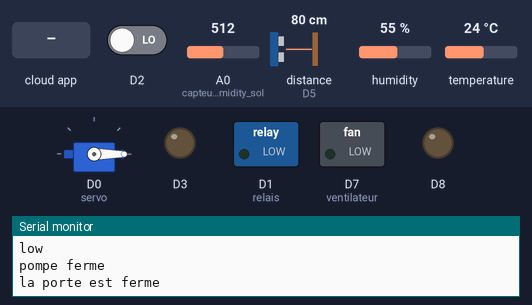
A sketch run on a simulated ESP8266 (NodeMCU). Shown: servo, switched loads named in the sketch (green lamp = pin HIGH), output pins drawn as LEDs (lit = HIGH), the last lines printed to the serial monitor. Inputs (shaded band) come from the test bench; at power-on: D2 LOW, A0 (capteur_humidity_sol) = 512, distance to the obstacle (sensor on D5) 80 cm, humidity 55 %, temperature 24 °C. The echo pulse lasts 58.3 µs per cm; WiFi joins after 1.5 s; servers stay silent unless stated; the Firebase database answers and starts empty.

Above: at 2.7 s.
2.8 s: the phone or cloud app sets ventil to 1
At 4.3 s:
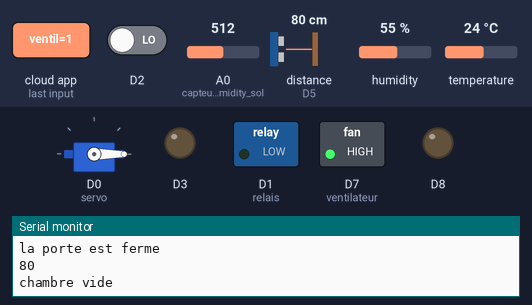
4.9 s: the phone or cloud app sets status to 1
At 5.6 s:
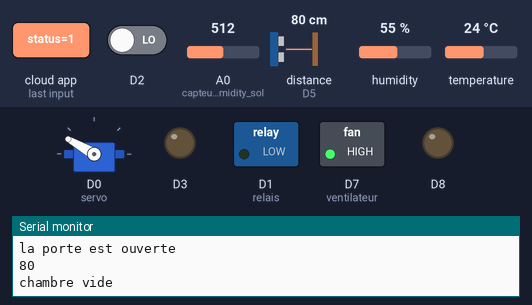
6.8 s: the phone or cloud app sets pompe to 1
At 8.2 s:
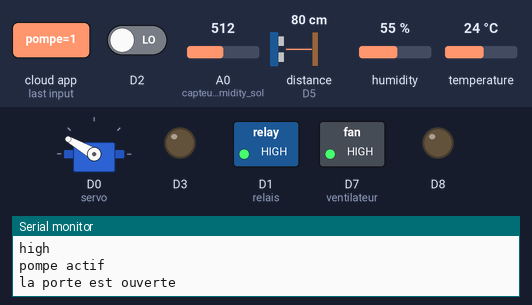
9.3 s: D2 driven HIGH
At 10.6 s:
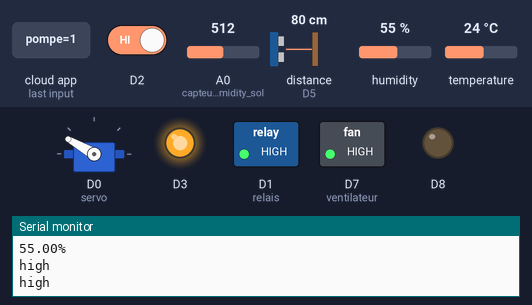
10.9 s: the phone or cloud app sets ventil to 0
At 12.0 s:
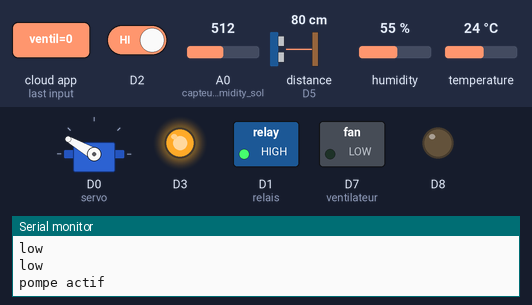
13.1 s: the phone or cloud app sets status to 0
At 14.5 s:
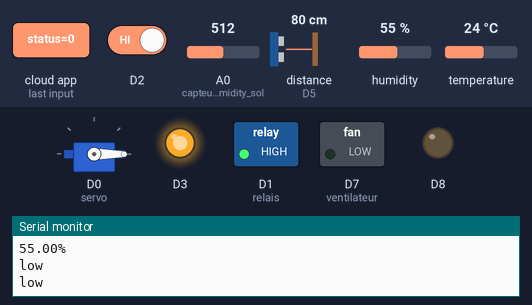
Timing chart, 0 to 16.0 s (numbered marks = the images above; inputs shaded):
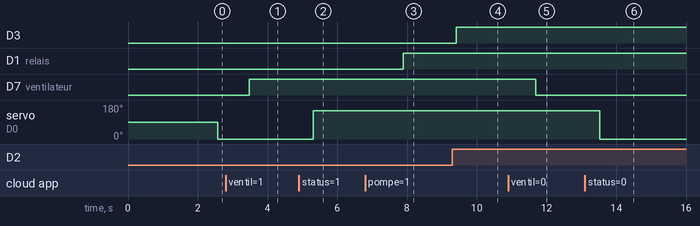

The sketch:

main.ino
```cpp
#include <DHT.h>
#include <Arduino.h>
#include <ESP8266WiFi.h>
#include <Firebase_ESP_Client.h>
#include "Servo.h"
const int trigPin = 12;
const int echoPin = 14;
#include "Ultrasonic.h"
Ultrasonic ultrasonic(trigPin, echoPin); // Trig et Echo
Servo servo;

const char* WIFI_SSID     = "DESKTOPAbdelhamid";
const char* WIFI_PASSWORD = "25052002";


String fireHumid = "humidity";
String fireTemp = "temperature";

#define API_KEY "AIzaSyB7K7RY5i21RV1j3jsJHkJ2icMqnHe4kX0"
#define DATABASE_URL "https://iot-project-ad019-default-rtdb.firebaseio.com/"
#define USER_EMAIL "abdelhamidchebel25@gmail.com"
#define USER_PASSWORD "1122334455"

FirebaseData fbdo;
FirebaseAuth auth;
FirebaseConfig config;

unsigned long sendDataPrevMillis = 0;


unsigned long currentTime = millis();
unsigned long previousTime = 0;
const long timeoutTime = 2000;

DHT dht(2, DHT11);

const byte ventilateur = 13;
const int capteur_humidity_sol = A0;
// const int seuil_humidity = 300;
const int relais = 5;

bool porte;
bool v ;
bool existe = false;
bool vib = false;
bool p ;
bool ledState;

void setup() {
  pinMode(LED_BUILTIN, OUTPUT);
  pinMode(ventilateur, OUTPUT);

  pinMode(capteur_humidity_sol,INPUT);
  pinMode(relais,OUTPUT);
  servo.attach(D0);
  pinMode(D2,INPUT);
  pinMode(D3,OUTPUT);
  pinMode(15,OUTPUT);
  dht.begin();

  Serial.begin(115200);

  WiFi.mode(WIFI_STA);
  WiFi.begin(WIFI_SSID, WIFI_PASSWORD);

  Serial.print("Connecting to Wi-Fi");
  while (WiFi.status() != WL_CONNECTED)
  {
    Serial.print(".");
    delay(300);
  }
  Serial.println();
  Serial.print("Connected with IP: ");
  Serial.println(WiFi.localIP());
  Serial.println();
  config.api_key = API_KEY;

  auth.user.email = USER_EMAIL;
  auth.user.password = USER_PASSWORD;

  /* Assign the RTDB URL (required) */
  config.database_url = DATABASE_URL;

  // Comment or pass false value when WiFi reconnection will control by your code or third party library e.g. WiFiManager
  Firebase.reconnectNetwork(true);
  fbdo.setBSSLBufferSize(4096 /* Rx buffer size in bytes from 512 - 16384 */, 1024 /* Tx buffer size in bytes from 512 - 16384 */);

  // Limit the size of response payload to be collected in FirebaseData
  fbdo.setResponseSize(2048);

  Firebase.begin(&config, &auth);

  Firebase.setDoubleDigits(5);

  //config.timeout.serverResponse = 10 * 1000;

  digitalWrite(ventilateur,LOW);
  digitalWrite(relais,LOW);
}

void loop() {


  // if (Firebase.ready() && (millis() - sendDataPrevMillis > 1000 || sendDataPrevMillis == 0))
  // {

  // }

    float h = dht.readHumidity();
  float t = dht.readTemperature();

  if (isnan(h) || isnan(t))
  {
    Serial.println(F("Failed to read from DHT sensor!"));
    return;
  }
  String fireHumid = String(h) + String("%");
  String fireTemp = String(t) + String("°C");                  //Temperature integer to string conversion
  // delay(1000);

  int hum_sol = analogRead(capteur_humidity_sol);
    //sendDataPrevMillis = millis();
   if(Firebase.RTDB.getBool(&fbdo, "/led/status", &ledState)){
    if(ledState){
      digitalWrite(15, HIGH);
    }else{
      digitalWrite(15, LOW);
    }

   }
   if(Firebase.RTDB.setString(&fbdo, "/dht/temp", fireTemp)){
    Serial.println(fireTemp);
   }
   if(Firebase.RTDB.setString(&fbdo, "/dht/humid", fireHumid)){
    Serial.println(fireHumid);
   }

  if(Firebase.RTDB.getBool(&fbdo, "/dht/ventil", &v)){
    if(v){
      digitalWrite(ventilateur,HIGH);
      Serial.println("high");
    }else{
      digitalWrite(ventilateur,LOW);
      Serial.println("low");

    }
   }
    if(v){
      digitalWrite(ventilateur,HIGH);
      Serial.println("high");
    }else{
      digitalWrite(ventilateur,LOW);
      Serial.println("low");

    }
  if(Firebase.RTDB.setInt(&fbdo, "/arrosage/sol", hum_sol)){

    if(Firebase.RTDB.getBool(&fbdo, "/arrosage/pompe", &p)){
      if(p){
        digitalWrite(relais, HIGH);
        Serial.println("pompe actif");
      }else{
        digitalWrite(relais, LOW);
        Serial.println("pompe ferme");
      }
   }
    // Serial.println(hum_sol);
   }


  if(Firebase.RTDB.getBool(&fbdo, "/porte/status", &porte)){
    if(!porte){
      servo.write(0);
       Serial.println("la porte est ferme");
    }else{
      servo.write(150);
      Serial.println("la porte est ouverte") ;
    }

   }
  if(digitalRead(D2) ==1){
    digitalWrite(D3,HIGH);
    vib = true;
  }else if (digitalRead(D2) ==0){
    digitalWrite(D3,LOW);
    vib = false ;
  }
  Firebase.RTDB.setBool(&fbdo, "/vibration/status", vib);

  int dist = ultrasonic.Ranging(CM);
  Serial.println(dist);
  if(dist < 10){
    // digitalWrite(13,HIGH);
     existe = true;
     Serial.println("chambre non vide");
  }else if (dist>10){
    // digitalWrite(13,LOW);
    existe = false;
    Serial.println("chambre vide");
  }


   else{
    Serial.println(fbdo.errorReason().c_str());
   }
   Firebase.RTDB.setBool(&fbdo, "/chambre/status", existe);
}
//python -m esptool --chip  esp8266 --port COM8 erase_flash
```

Measured:
- after the input at 2.8 s, D7 (ventilateur): LOW → HIGH after 0.68 s
- after the input at 4.9 s, servo on D0 (servo): 0° → 150° after 0.41 s
- after the input at 6.8 s, D1 (relais): LOW → HIGH after 1.1 s
- after the input at 9.3 s, D3: LOW → HIGH after 0.11 s
- after the input at 10.9 s, D7 (ventilateur): HIGH → LOW after 0.79 s
- after the input at 13.1 s, servo on D0 (servo): 150° → 0° after 0.42 s
